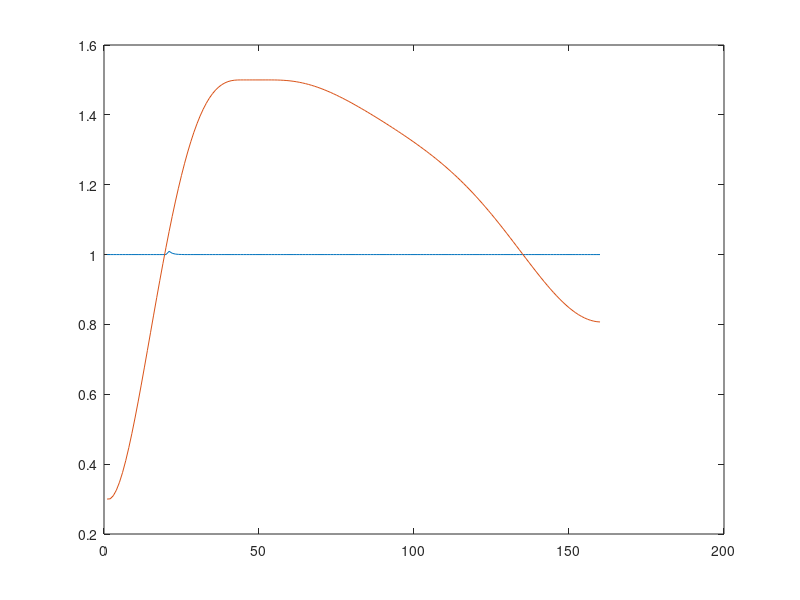

MATLAB code to generate this figure:
clc;clear
A=[0 0.3 
0 0.300719 
0 0.309574 
0 0.325703 
0 0.348285 
0 0.37654 
0 0.409723 
0 0.447132 
0 0.488102 
0 0.532005 
0 0.578253 
0 0.626295 
0 0.675614 
0 0.725732 
0 0.776205 
0 0.826625 
0 0.876617 
0 0.92584 
0 0.973987 
0 1.02078 
0.00934566 1.06597 
0.00373836 1.10935 
0.00149535 1.15074 
0.00059814 1.18996 
0.000239256 1.22691 
0 1.26146 
0 1.29356 
0 1.32315 
6.12495e-06 1.3502 
2.44998e-06 1.37471 
9.79992e-07 1.3967 
3.91997e-07 1.41623 
1.56799e-07 1.43334 
6.27195e-08 1.44813 
2.50878e-08 1.46071 
1.00351e-08 1.47118 
4.01405e-09 1.4797 
1.60562e-09 1.48643 
6.42248e-10 1.49154 
2.56899e-10 1.49522 
1.0276e-10 1.49768 
4.11038e-11 1.49914 
1.64415e-11 1.49983 
6.57663e-12 1.5 
2.63056e-12 1.5 
1.05216e-12 1.5 
4.20997e-13 1.5 
1.68421e-13 1.5 
6.73905e-14 1.49999 
2.69784e-14 1.49999 
1.07692e-14 1.49999 
4.32987e-15 1.5 
1.66533e-15 1.5 
5.55112e-16 1.49999 
2.22045e-16 1.49991 
2.22045e-16 1.49973 
1.11022e-16 1.49941 
0 1.49891 
0 1.49823 
0 1.49734 
0 1.49623 
0 1.49488 
0 1.49329 
0 1.49146 
0 1.48939 
0 1.48707 
0 1.48452 
0 1.48173 
0 1.47872 
0 1.47548 
0 1.47204 
0 1.4684 
0 1.46456 
0 1.46056 
0 1.45638 
0 1.45205 
0 1.44758 
0 1.44298 
0 1.43825 
0 1.43341 
0 1.42847 
0 1.42344 
0 1.41832 
0 1.41313 
0 1.40786 
0 1.40253 
0 1.39713 
0 1.39168 
0 1.38617 
0 1.38061 
0 1.375 
0 1.36933 
0 1.36361 
0 1.35783 
0 1.35198 
0 1.34608 
0 1.3401 
0 1.33405 
0 1.32792 
0 1.3217 
0 1.31539 
0 1.30897 
0 1.30244 
0 1.29579 
0 1.28901 
0 1.28209 
0 1.27503 
0 1.26781 
0 1.26043 
0 1.25288 
0 1.24514 
0 1.23722 
0 1.22911 
0 1.22079 
0 1.21227 
0 1.20354 
0 1.1946 
0 1.18544 
0 1.17607 
0 1.16648 
0 1.15668 
0 1.14667 
0 1.13645 
0 1.12603 
0 1.11542 
0 1.10463 
0 1.09367 
0 1.08256 
0 1.0713 
0 1.05992 
0 1.04843 
0 1.03686 
0 1.02523 
0 1.01356 
0 1.00188 
0 0.990214 
0 0.9786 
0 0.967065 
0 0.955643 
0 0.944368 
0 0.933276 
0 0.922403 
0 0.911789 
0 0.90147 
0 0.891487 
0 0.881879 
0 0.872686 
0 0.863946 
0 0.8557 
0 0.847984 
0 0.840837 
0 0.834292 
0 0.828385 
0 0.823145 
0 0.818601 
0 0.814778 
0 0.811698 
0 0.809376 
0 0.807826 
0 0.807053
    ];
y1=A(:,1)+1;
y2=A(:,2);
x=1:160;
plot(x,y1)
hold on
plot(x,y2)